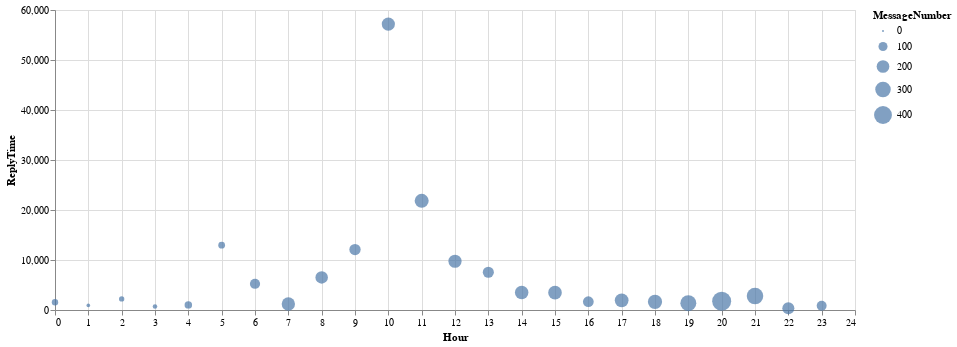

Notebook source saved alongside this figure:
### Code cell
# Reply time on y-axis, daytime hours on x-axis, radius of circles corespondes to the message number
# at that hour.

plotting_data = pd.DataFrame({'Hour': range(24),
                              'ReplyTime': list(basic_info[dialog_id.value][user_id.value]['reply_per_hour'].values()),
                              'MessageNumber': list(basic_info[dialog_id.value][user_id.value]['msg_per_hour'].values())}).sort_values(by='Hour')

alt.Chart(plotting_data).mark_circle(size=60).encode(
    x='Hour',
    y='ReplyTime',
    size='MessageNumber:Q',
    tooltip=['Hour', 'ReplyTime', 'MessageNumber']
).properties(
    width=800,
    height=300
)

### Figure 1 — Vega-Lite specification as saved in the notebook (floating-point values rounded to 4 significant figures)
{"config": {"view": {"continuousWidth": 400, "continuousHeight": 300}}, "data": {"name": "data-56cdaa2fb1810fa2f775cbe0416435ad"}, "mark": {"type": "circle", "size": 60}, "encoding": {"size": {"type": "quantitative", "field": "MessageNumber"}, "tooltip": [{"type": "quantitative", "field": "Hour"}, {"type": "quantitative", "field": "ReplyTime"}, {"type": "quantitative", "field": "MessageNumber"}], "x": {"type": "quantitative", "field": "Hour"}, "y": {"type": "quantitative", "field": "ReplyTime"}}, "height": 300, "width": 800, "$schema": "https://vega.github.io/schema/vega-lite/v4.8.1.json", "datasets": {"data-56cdaa2fb1810fa2f775cbe0416435ad": [{"Hour": 0, "ReplyTime": 1537.0, "MessageNumber": 47}, {"Hour": 1, "ReplyTime": 913.9, "MessageNumber": 12}, {"Hour": 2, "ReplyTime": 2216.0, "MessageNumber": 31}, {"Hour": 3, "ReplyTime": 686.0, "MessageNumber": 21}, {"Hour": 4, "ReplyTime": 1025.0, "MessageNumber": 66}, {"Hour": 5, "ReplyTime": 12950.0, "MessageNumber": 53}, {"Hour": 6, "ReplyTime": 5244.0, "MessageNumber": 127}, {"Hour": 7, "ReplyTime": 1199.0, "MessageNumber": 221}, {"Hour": 8, "ReplyTime": 6512.0, "MessageNumber": 194}, {"Hour": 9, "ReplyTime": 12080.0, "MessageNumber": 157}, {"Hour": 10, "ReplyTime": 57180.0, "MessageNumber": 216}, {"Hour": 11, "ReplyTime": 21830.0, "MessageNumber": 244}, {"Hour": 12, "ReplyTime": 9750.0, "MessageNumber": 214}, {"Hour": 13, "ReplyTime": 7543.0, "MessageNumber": 151}, {"Hour": 14, "ReplyTime": 3494.0, "MessageNumber": 228}, {"Hour": 15, "ReplyTime": 3475.0, "MessageNumber": 230}, {"Hour": 16, "ReplyTime": 1660.0, "MessageNumber": 142}, {"Hour": 17, "ReplyTime": 1939.0, "MessageNumber": 236}, {"Hour": 18, "ReplyTime": 1626.0, "MessageNumber": 251}, {"Hour": 19, "ReplyTime": 1357.0, "MessageNumber": 318}, {"Hour": 20, "ReplyTime": 1748.0, "MessageNumber": 454}, {"Hour": 21, "ReplyTime": 2787.0, "MessageNumber": 342}, {"Hour": 22, "ReplyTime": 369.0, "MessageNumber": 179}, {"Hour": 23, "ReplyTime": 850.6, "MessageNumber": 120}]}}
